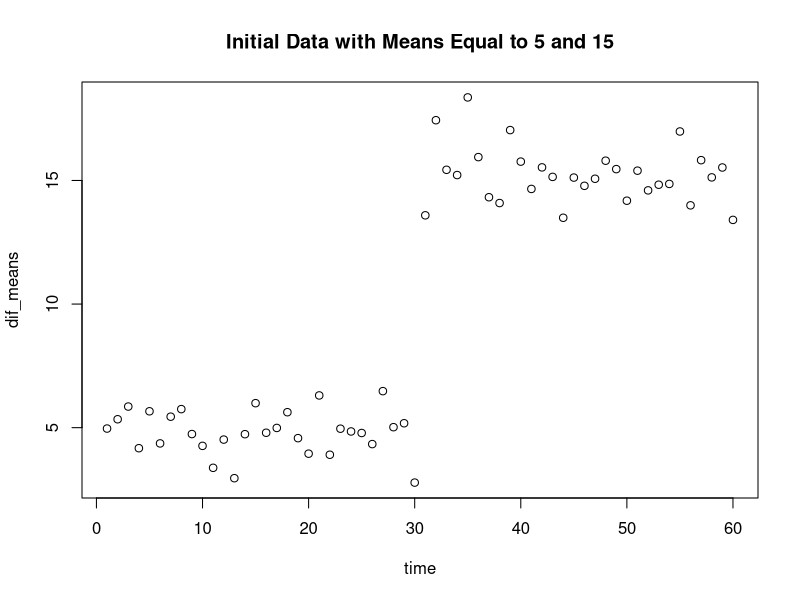

Write R code to recreate this figure.
#creating our data 
first = rnorm(30, mean = 5, sd = 1) #30 random data points from a normal distribution with means 5
second = rnorm(30, mean = 15, sd = 1) #30 random data points from a normal distribution with means 15

dif_means = c(first, second) #adding the two sets of data points together 
time = c(1:60) #making time 

test_data = data.frame(time, dif_means) #our data with x = time and y = two sets of data with two means 

plot(test_data, main="Initial Data with Means Equal to 5 and 15") 
